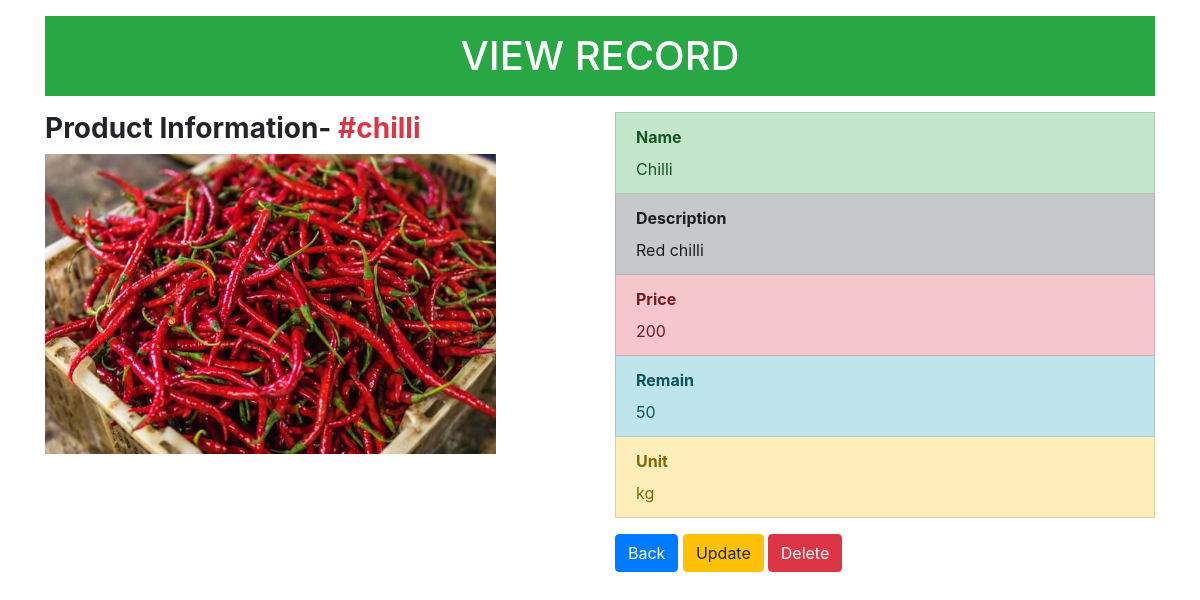
Page /admin/read.php?id=chilli on the committed database.
### tables this page shows
CREATE TABLE `products` (
  `id` char(10) NOT NULL,
  `image` varchar(100) DEFAULT NULL,
  `name` varchar(30) DEFAULT NULL,
  `description` text DEFAULT NULL,
  `price` float DEFAULT NULL,
  `unit` char(10) DEFAULT NULL,
  `remain` float DEFAULT NULL
);

### admin/read.php (the view, shortened to what this page needs)
<?php
require_once "config.php";
$id =  trim($_GET["id"]);
$sql = "SELECT * FROM products WHERE id = '$id'";
$result = mysqli_query($link, $sql);
while($row = mysqli_fetch_array($result)) {
    $image = $row['image'];
    $name = $row['name'];
    $description = $row['description'];
    $price = $row['price'];
    $unit = $row['unit'];
    $remain = $row['remain'];
}
?>
<!DOCTYPE html>
<html lang="en">
<head>
    <link rel="stylesheet" href="https://cdn.jsdelivr.net/npm/bootstrap@4.6.0/dist/css/bootstrap.min.css"
>
</head>
<body>
    <div>
        <div class="container">
            <div class="page-header">
                <h1 class="bg-success p-3 my-3 text-center text-white text-uppercase">View Record</h1>
            </div>
            <div class="row">
                <div class="col-md-6">
                    <div class="form-group">
                        <h3 class="font-weight-bold">Product Information- <span
                                class="text-danger">#<?php echo $id; ?></span>
                        </h3>
                        <?php echo '<img src="./uploads/products/' . $image . '" alt="' . $image. '"
                                class="prod-image">';?>
                    </div>
                </div>
                <div class="col-md-6">
                    <div class="list-group-sm">
                        <div class="list-group-item list-group-item-success">
                            <label class="font-weight-bold">Name</label>
                            <div><?php echo $name; ?>
                            </div>
                        </div>
                        <div class="list-group-item list-group-item-dark">
                            <label class="font-weight-bold">Description</label>
                            <div><?php echo $description; ?></div>
                        </div>
                        <div class="list-group-item list-group-item-danger">
                            <label class="font-weight-bold">Price</label>
                            <div><?php echo $price; ?></div>
                        </div>
                        <div class="list-group-item list-group-item-info">
                            <label class="font-weight-bold">Remain</label>
                            <div><?php echo $remain; ?></div>
                        </div>
                        <div class="list-group-item list-group-item-warning">
                            <label class="font-weight-bold">Unit</label>
                            <div><?php echo $unit; ?></div>
                        </div>
                        <div>
                            <a href="products.php#products" class="btn btn-primary mt-3">Back</a>
                            <?php
                            echo '<a href="update.php?id=' . $id . '" class="btn btn-warning mt-3 mr-1">Update</a>';
                            echo '<a href="delete-product.php?id=' . $id . '" class="btn btn-danger mt-3">Delete</a>';
                            ?>
                        </div>
                    </div>
                </div>
            </div>
        </div>
    </div>
</body>
</html>

### admin/read.php (style rules this page uses)
.prod-image { height: 300px; width: auto; }

### rows in the picture
products: image (picture), name "Chilli", description "Red chilli", price "200", remain "50", unit "kg"

### other values in the picture
$id "chilli"
